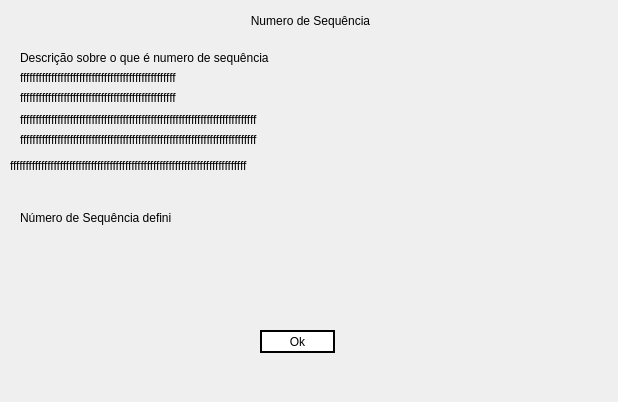
<?xml version="1.0" encoding="UTF-8"?>
<ui version="4.0">
 <class>Form</class>
 <widget class="QWidget" name="Form">
  <property name="geometry">
   <rect>
    <x>0</x>
    <y>0</y>
    <width>618</width>
    <height>402</height>
   </rect>
  </property>
  <property name="windowTitle">
   <string>Form</string>
  </property>
  <widget class="QLabel" name="label">
   <property name="geometry">
    <rect>
     <x>20</x>
     <y>50</y>
     <width>531</width>
     <height>16</height>
    </rect>
   </property>
   <property name="text">
    <string>Descrição sobre o que é numero de sequência</string>
   </property>
  </widget>
  <widget class="QLabel" name="label_2">
   <property name="geometry">
    <rect>
     <x>20</x>
     <y>110</y>
     <width>611</width>
     <height>20</height>
    </rect>
   </property>
   <property name="text">
    <string>ffffffffffffffffffffffffffffffffffffffffffffffffffffffffffffffffffffffffffff</string>
   </property>
  </widget>
  <widget class="QLabel" name="label_3">
   <property name="geometry">
    <rect>
     <x>0</x>
     <y>-10</y>
     <width>621</width>
     <height>61</height>
    </rect>
   </property>
   <property name="styleSheet">
    <string notr="true">font: 87 16pt &quot;Arial Black&quot;;</string>
   </property>
   <property name="text">
    <string>Numero de Sequência</string>
   </property>
   <property name="alignment">
    <set>Qt::AlignCenter</set>
   </property>
  </widget>
  <widget class="QLabel" name="label_4">
   <property name="geometry">
    <rect>
     <x>20</x>
     <y>130</y>
     <width>611</width>
     <height>20</height>
    </rect>
   </property>
   <property name="text">
    <string>ffffffffffffffffffffffffffffffffffffffffffffffffffffffffffffffffffffffffffff</string>
   </property>
  </widget>
  <widget class="QLabel" name="label_5">
   <property name="geometry">
    <rect>
     <x>10</x>
     <y>140</y>
     <width>521</width>
     <height>51</height>
    </rect>
   </property>
   <property name="text">
    <string>ffffffffffffffffffffffffffffffffffffffffffffffffffffffffffffffffffffffffffff</string>
   </property>
  </widget>
  <widget class="QLabel" name="label_6">
   <property name="geometry">
    <rect>
     <x>20</x>
     <y>70</y>
     <width>531</width>
     <height>16</height>
    </rect>
   </property>
   <property name="text">
    <string>ffffffffffffffffffffffffffffffffffffffffffffffffff</string>
   </property>
  </widget>
  <widget class="QLabel" name="label_7">
   <property name="geometry">
    <rect>
     <x>20</x>
     <y>90</y>
     <width>531</width>
     <height>16</height>
    </rect>
   </property>
   <property name="text">
    <string>ffffffffffffffffffffffffffffffffffffffffffffffffff</string>
   </property>
  </widget>
  <widget class="QLabel" name="label_8">
   <property name="geometry">
    <rect>
     <x>20</x>
     <y>210</y>
     <width>151</width>
     <height>16</height>
    </rect>
   </property>
   <property name="text">
    <string>Número de Sequência definido:</string>
   </property>
  </widget>
  <widget class="QLabel" name="numeroSequencia">
   <property name="geometry">
    <rect>
     <x>170</x>
     <y>210</y>
     <width>261</width>
     <height>16</height>
    </rect>
   </property>
   <property name="styleSheet">
    <string notr="true">color: red;</string>
   </property>
   <property name="text">
    <string/>
   </property>
  </widget>
  <widget class="QPushButton" name="ok">
   <property name="geometry">
    <rect>
     <x>260</x>
     <y>330</y>
     <width>75</width>
     <height>23</height>
    </rect>
   </property>
   <property name="styleSheet">
    <string notr="true">QPushButton{
	background-color: rgb(255, 255, 255);
	border: 2px solid #000;
}

QPushButton:hover{
	
	background-color: rgb(208, 208, 208);

}</string>
   </property>
   <property name="text">
    <string>Ok</string>
   </property>
  </widget>
 </widget>
 <resources/>
 <connections/>
</ui>
